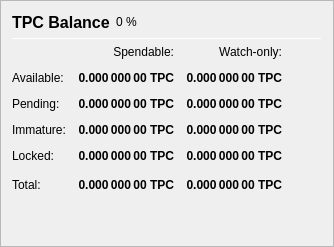
                   <widget class="QFrame" name="frame_Balances">
                    <property name="frameShape">
                     <enum>QFrame::StyledPanel</enum>
                    </property>
                    <property name="frameShadow">
                     <enum>QFrame::Raised</enum>
                    </property>
                    <layout class="QVBoxLayout" name="verticalLayout_4">
                     <item>
                      <layout class="QHBoxLayout" name="horizontalLayout_4">
                       <item>
                        <widget class="QLabel" name="label_5">
                         <property name="minimumSize">
                          <size>
                           <width>0</width>
                           <height>20</height>
                          </size>
                         </property>
                         <property name="font">
                          <font>
                           <pointsize>12</pointsize>
                           <weight>75</weight>
                           <bold>true</bold>
                          </font>
                         </property>
                         <property name="text">
                          <string>TPC Balance</string>
                         </property>
                        </widget>
                       </item>
                       <item>
                        <widget class="QLabel" name="labelTPCPercent">
                         <property name="text">
                          <string notr="true">0 %</string>
                         </property>
                        </widget>
                       </item>
                       <item>
                        <spacer name="horizontalSpacer_3">
                         <property name="orientation">
                          <enum>Qt::Horizontal</enum>
                         </property>
                         <property name="sizeHint" stdset="0">
                          <size>
                           <width>40</width>
                           <height>20</height>
                          </size>
                         </property>
                        </spacer>
                       </item>
                      </layout>
                     </item>
                     <item>
                      <widget class="Line" name="line_Balance">
                       <property name="minimumSize">
                        <size>
                         <width>0</width>
                         <height>1</height>
                        </size>
                       </property>
                       <property name="maximumSize">
                        <size>
                         <width>16777215</width>
                         <height>1</height>
                        </size>
                       </property>
                       <property name="orientation">
                        <enum>Qt::Horizontal</enum>
                       </property>
                      </widget>
                     </item>
                     <item>
                      <layout class="QGridLayout" name="gridLayout">
                       <property name="spacing">
                        <number>12</number>
                       </property>
                       <item row="0" column="1">
                        <widget class="QLabel" name="labelSpendable">
                         <property name="text">
                          <string>Spendable:</string>
                         </property>
                         <property name="alignment">
                          <set>Qt::AlignRight|Qt::AlignTrailing|Qt::AlignVCenter</set>
                         </property>
                        </widget>
                       </item>
                       <item row="0" column="2">
                        <widget class="QLabel" name="labelWatchonly">
                         <property name="text">
                          <string>Watch-only:</string>
                         </property>
                         <property name="alignment">
                          <set>Qt::AlignRight|Qt::AlignTrailing|Qt::AlignVCenter</set>
                         </property>
                        </widget>
                       </item>
                       <item row="1" column="0">
                        <widget class="QLabel" name="labelBalanceText">
                         <property name="text">
                          <string>Available:</string>
                         </property>
                        </widget>
                       </item>
                       <item row="1" column="1">
                        <widget class="QLabel" name="labelBalance">
                         <property name="font">
                          <font>
                           <weight>75</weight>
                           <bold>true</bold>
                          </font>
                         </property>
                         <property name="cursor">
                          <cursorShape>IBeamCursor</cursorShape>
                         </property>
                         <property name="toolTip">
                          <string>Your current spendable balance</string>
                         </property>
                         <property name="text">
                          <string notr="true">0.000 000 00 TPC</string>
                         </property>
                         <property name="alignment">
                          <set>Qt::AlignRight|Qt::AlignTrailing|Qt::AlignVCenter</set>
                         </property>
                         <property name="textInteractionFlags">
                          <set>Qt::LinksAccessibleByMouse|Qt::TextSelectableByKeyboard|Qt::TextSelectableByMouse</set>
                         </property>
                        </widget>
                       </item>
                       <item row="1" column="2">
                        <widget class="QLabel" name="labelWatchAvailable">
                         <property name="font">
                          <font>
                           <weight>75</weight>
                           <bold>true</bold>
                          </font>
                         </property>
                         <property name="cursor">
                          <cursorShape>IBeamCursor</cursorShape>
                         </property>
                         <property name="toolTip">
                          <string>Your current balance in watch-only addresses</string>
                         </property>
                         <property name="text">
                          <string notr="true">0.000 000 00 TPC</string>
                         </property>
                         <property name="alignment">
                          <set>Qt::AlignRight|Qt::AlignTrailing|Qt::AlignVCenter</set>
                         </property>
                         <property name="textInteractionFlags">
                          <set>Qt::LinksAccessibleByMouse|Qt::TextSelectableByKeyboard|Qt::TextSelectableByMouse</set>
                         </property>
                        </widget>
                       </item>
                       <item row="2" column="0">
                        <widget class="QLabel" name="labelPendingText">
                         <property name="text">
                          <string>Pending:</string>
                         </property>
                        </widget>
                       </item>
                       <item row="2" column="1">
                        <widget class="QLabel" name="labelUnconfirmed">
                         <property name="font">
                          <font>
                           <weight>75</weight>
                           <bold>true</bold>
                          </font>
                         </property>
                         <property name="cursor">
                          <cursorShape>IBeamCursor</cursorShape>
                         </property>
                         <property name="toolTip">
                          <string>Total of transactions that have yet to be confirmed, and do not yet count toward the spendable balance</string>
                         </property>
                         <property name="text">
                          <string notr="true">0.000 000 00 TPC</string>
                         </property>
                         <property name="alignment">
                          <set>Qt::AlignRight|Qt::AlignTrailing|Qt::AlignVCenter</set>
                         </property>
                         <property name="textInteractionFlags">
                          <set>Qt::LinksAccessibleByMouse|Qt::TextSelectableByKeyboard|Qt::TextSelectableByMouse</set>
                         </property>
                        </widget>
                       </item>
                       <item row="2" column="2">
                        <widget class="QLabel" name="labelWatchPending">
                         <property name="font">
                          <font>
                           <weight>75</weight>
                           <bold>true</bold>
                          </font>
                         </property>
                         <property name="cursor">
                          <cursorShape>IBeamCursor</cursorShape>
                         </property>
                         <property name="toolTip">
                          <string>Unconfirmed transactions to watch-only addresses</string>
                         </property>
                         <property name="text">
                          <string notr="true">0.000 000 00 TPC</string>
                         </property>
                         <property name="alignment">
                          <set>Qt::AlignRight|Qt::AlignTrailing|Qt::AlignVCenter</set>
                         </property>
                         <property name="textInteractionFlags">
                          <set>Qt::LinksAccessibleByMouse|Qt::TextSelectableByKeyboard|Qt::TextSelectableByMouse</set>
                         </property>
                        </widget>
                       </item>
                       <item row="3" column="0">
                        <widget class="QLabel" name="labelImmatureText">
                         <property name="text">
                          <string>Immature:</string>
                         </property>
                        </widget>
                       </item>
                       <item row="3" column="1">
                        <widget class="QLabel" name="labelImmature">
                         <property name="font">
                          <font>
                           <weight>75</weight>
                           <bold>true</bold>
                          </font>
                         </property>
                         <property name="cursor">
                          <cursorShape>IBeamCursor</cursorShape>
                         </property>
                         <property name="toolTip">
                          <string>Staked or masternode rewards that has not yet matured</string>
                         </property>
                         <property name="text">
                          <string notr="true">0.000 000 00 TPC</string>
                         </property>
                         <property name="alignment">
                          <set>Qt::AlignRight|Qt::AlignTrailing|Qt::AlignVCenter</set>
                         </property>
                         <property name="textInteractionFlags">
                          <set>Qt::LinksAccessibleByMouse|Qt::TextSelectableByKeyboard|Qt::TextSelectableByMouse</set>
                         </property>
                        </widget>
                       </item>
                       <item row="3" column="2">
                        <widget class="QLabel" name="labelWatchImmature">
                         <property name="font">
                          <font>
                           <weight>75</weight>
                           <bold>true</bold>
                          </font>
                         </property>
                         <property name="cursor">
                          <cursorShape>IBeamCursor</cursorShape>
                         </property>
                         <property name="toolTip">
                          <string>Staked or masternode rewards in watch-only addresses that has not yet matured</string>
                         </property>
                         <property name="text">
                          <string notr="true">0.000 000 00 TPC</string>
                         </property>
                         <property name="alignment">
                          <set>Qt::AlignRight|Qt::AlignTrailing|Qt::AlignVCenter</set>
                         </property>
                         <property name="textInteractionFlags">
                          <set>Qt::LinksAccessibleByMouse|Qt::TextSelectableByKeyboard|Qt::TextSelectableByMouse</set>
                         </property>
                        </widget>
                       </item>
                       <item row="4" column="0">
                        <widget class="QLabel" name="labelLockedBalanceText">
                         <property name="toolTip">
                          <string>Locked Tpc or Masternode collaterals. These are excluded from xTPC minting.</string>
                         </property>
                         <property name="text">
                          <string>Locked:</string>
                         </property>
                        </widget>
                       </item>
                       <item row="4" column="1">
                        <widget class="QLabel" name="labelLockedBalance">
                         <property name="font">
                          <font>
                           <weight>75</weight>
                           <bold>true</bold>
                          </font>
                         </property>
                         <property name="cursor">
                          <cursorShape>IBeamCursor</cursorShape>
                         </property>
                         <property name="toolTip">
                          <string>Locked Tpc or Masternode collaterals. These are excluded from xTPC minting.</string>
                         </property>
                         <property name="text">
                          <string notr="true">0.000 000 00 TPC</string>
                         </property>
                         <property name="alignment">
                          <set>Qt::AlignRight|Qt::AlignTrailing|Qt::AlignVCenter</set>
                         </property>
                         <property name="textInteractionFlags">
                          <set>Qt::LinksAccessibleByMouse|Qt::TextSelectableByKeyboard|Qt::TextSelectableByMouse</set>
                         </property>
                        </widget>
                       </item>
                       <item row="4" column="2">
                        <widget class="QLabel" name="labelWatchLocked">
                         <property name="font">
                          <font>
                           <weight>75</weight>
                           <bold>true</bold>
                          </font>
                         </property>
                         <property name="cursor">
                          <cursorShape>IBeamCursor</cursorShape>
                         </property>
                         <property name="toolTip">
                          <string>Current locked balance in watch-only addresses</string>
                         </property>
                         <property name="text">
                          <string notr="true">0.000 000 00 TPC</string>
                         </property>
                         <property name="alignment">
                          <set>Qt::AlignRight|Qt::AlignTrailing|Qt::AlignVCenter</set>
                         </property>
                         <property name="textInteractionFlags">
                          <set>Qt::LinksAccessibleByMouse|Qt::TextSelectableByKeyboard|Qt::TextSelectableByMouse</set>
                         </property>
                        </widget>
                       </item>
                       <item row="5" column="0">
                        <widget class="QLabel" name="labelTotalText">
                         <property name="text">
                          <string>Total:</string>
                         </property>
                         <property name="toolTip">
                          <string>Your current Tpc balance, unconfirmed and immature transactions included</string>
                         </property>
                        </widget>
                       </item>
                       <item row="5" column="1">
                        <widget class="QLabel" name="labelTotal">
                         <property name="font">
                          <font>
                           <weight>75</weight>
                           <bold>true</bold>
                          </font>
                         </property>
                         <property name="cursor">
                          <cursorShape>IBeamCursor</cursorShape>
                         </property>
                         <property name="toolTip">
                          <string>Your current Tpc balance, unconfirmed and immature transactions included</string>
                         </property>
                         <property name="text">
                          <string notr="true">0.000 000 00 TPC</string>
                         </property>
                         <property name="alignment">
                          <set>Qt::AlignRight|Qt::AlignTrailing|Qt::AlignVCenter</set>
                         </property>
                         <property name="textInteractionFlags">
                          <set>Qt::LinksAccessibleByMouse|Qt::TextSelectableByKeyboard|Qt::TextSelectableByMouse</set>
                         </property>
                        </widget>
                       </item>
                       <item row="5" column="2">
                        <widget class="QLabel" name="labelWatchTotal">
                         <property name="font">
                          <font>
                           <weight>75</weight>
                           <bold>true</bold>
                          </font>
                         </property>
                         <property name="cursor">
                          <cursorShape>IBeamCursor</cursorShape>
                         </property>
                         <property name="toolTip">
                          <string>Current total balance in watch-only addresses</string>
                         </property>
                         <property name="text">
                          <string notr="true">0.000 000 00 TPC</string>
                         </property>
                         <property name="alignment">
                          <set>Qt::AlignRight|Qt::AlignTrailing|Qt::AlignVCenter</set>
                         </property>
                         <property name="textInteractionFlags">
                          <set>Qt::LinksAccessibleByMouse|Qt::TextSelectableByKeyboard|Qt::TextSelectableByMouse</set>
                         </property>
                        </widget>
                       </item>
                       <item row="5" column="3">
                        <spacer name="horizontalSpacer_9">
                         <property name="orientation">
                          <enum>Qt::Horizontal</enum>
                         </property>
                         <property name="sizeHint" stdset="0">
                          <size>
                           <width>40</width>
                           <height>20</height>
                          </size>
                         </property>
                        </spacer>
                       </item>
                      </layout>
                     </item>
                     <item>
                      <spacer name="verticalSpacer_3">
                       <property name="orientation">
                        <enum>Qt::Vertical</enum>
                       </property>
                       <property name="sizeHint" stdset="0">
                        <size>
                         <width>20</width>
                         <height>40</height>
                        </size>
                       </property>
                      </spacer>
                     </item>
                    </layout>
                   </widget>
